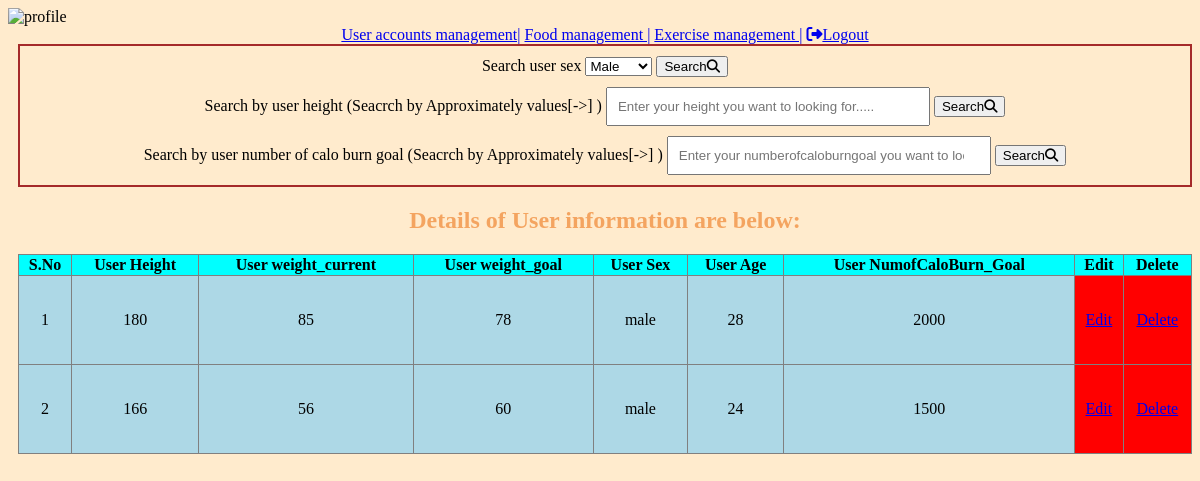
The app's page /list_ia.php (signed in), older data.
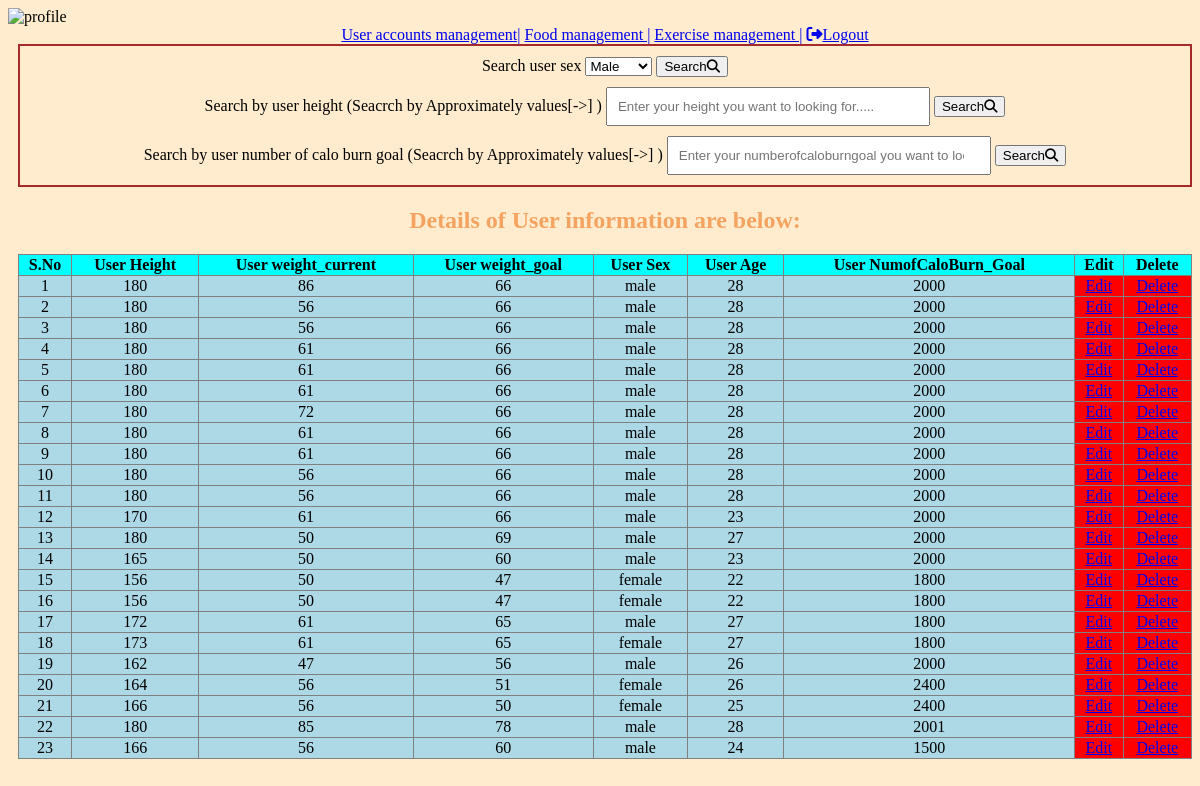
The same page, newer data.
### tables this page shows
CREATE TABLE `users` (
  `id` int(11) NOT NULL,
  `height` float NOT NULL,
  `weight_current` float NOT NULL,
  `weight_goal` float NOT NULL,
  `sex` varchar(50) NOT NULL,
  `age` int(11) NOT NULL,
  `NumofCaloBurned_goal` float NOT NULL
);

### list_ia.php (the view, shortened to what this page needs)
<?php
$DATABASE_HOST = 'localhost';
$DATABASE_USER = 'root';
$DATABASE_PASS = '';
$DATABASE_NAME = 'gymweb';
$con = mysqli_connect($DATABASE_HOST, $DATABASE_USER, $DATABASE_PASS, $DATABASE_NAME);
?>
<!DOCTYPE html>
<html style="background-color:blanchedalmond ;">
<head>
<link rel="stylesheet" href="https://cdnjs.cloudflare.com/ajax/libs/font-awesome/6.2.0/css/all.min.css">
</head>
<body>
<body class="loggedin">
		<nav class="navtop">
			<div>
			<img src="img/profile.png"alt="profile">
				<div style="text-align:center;padding-left:10px;" >
				<form action="list_ia.php"method="post">
					<a href="accountsm.php">User accounts management|</a>
            <a href="foodmanagement.php">Food management |</a>
                <a href="exercisemanagement.php">Exercise management |</a>
				<a href="logout.php"><i class="fas fa-sign-out-alt"></i>Logout</a><br>
				<div style="padding:10px 10px 10px 10px;border:2px solid brown;">
				<label for="usersex">Search user sex</label>
				<select name="sex">
					 <option value="male">Male</option>
				</select>
	<button type="submit"name="assign">Search<i class="fa fa-search"></i></button><br>
	<div style="padding-top:10px;">
	<label for="userheight">Search by user height (Seacrch by Approximately values[->] )</label>
	<input type="number"name="height"placeholder="Enter your height you want to looking for....." style="width:300px;padding:10px 10px 10px 10px;"min="140" max="180" >
	<button type="submit"name="search">Search<i class="fa fa-search"></i></button><br></div>
	<div style="padding-top:10px;">
		<label for="NumofCaloBurned_goal">Search by user number of calo burn goal (Seacrch by Approximately values[->] )</label>
	<input type="number"name="NumofCaloBurned_goal"placeholder="Enter your numberofcaloburngoal you want to looking for....." style="width:300px;padding:10px 10px 10px 10px;"min="0" max="4000" >
	<button type="submit"name="lists">Search<i class="fa fa-search"></i></button><br></div>
		</div>
				<h1 style="text-align:center;"> Details of User information are below: </h1>
				<table width="100%" border="1" style="border-collapse:collapse;height:200px;">
                <thead>
<tr>
<th ><strong>S.No</strong></th>
<th><strong>User Height</strong></th>
<th><strong>User weight_current</strong></th>
<th><strong>User weight_goal</strong></th>
<th><strong>User Sex</strong></th>
<th><strong>User Age</strong></th>
<th><strong>User NumofCaloBurn_Goal</strong></th>
<th><strong>Edit</strong></th>
<th><strong>Delete</strong></th>
</tr>
                </thead>
<tbody>
<?php
$count=1;
$sel_query="SELECT * FROM users ORDER BY id desc;";
$result = mysqli_query($con,$sel_query);
while($row = mysqli_fetch_assoc($result)) { ?>
<tr><td style="background-color:lightblue;"><?php echo $count; ?></td>
<td style="background-color:lightblue;"><?php echo $row["height"]; ?></td>
<td style="background-color:lightblue;"><?php echo $row["weight_current"]; ?></td>
<td style="background-color:lightblue;"><?php echo $row["weight_goal"]; ?></td>
<td style="background-color:lightblue;"><?php echo $row["sex"];?></td>
<td style="background-color:lightblue;"><?php echo $row["age"];?></td>
<td style="background-color:lightblue;"><?php echo $row["NumofCaloBurned_goal"];?></td>
<td style="background-color:red;">
<a href="edituserinfo.php?id=<?php echo $row["id"]; ?>">Edit</a>
</td>
<td style="background-color:red;">
<a href="deleteuserinfo.php?id=<?php echo $row["id"]; ?>">Delete</a>
</td>
</tr>
<?php $count++; } ?>
</tbody>
</form>
			</div>
		</nav>
	</body>
                </html>

Row changes from the older to the newer data that the page shows:
added users: height "180", weight_current "86", weight_goal "66", sex "male", age "28", NumofCaloBurned_goal "2000"
added users: height "180", weight_current "56", weight_goal "66", sex "male", age "28", NumofCaloBurned_goal "2000"
added users: height "180", weight_current "56", weight_goal "66", sex "male", age "28", NumofCaloBurned_goal "2000"
added users: height "180", weight_current "61", weight_goal "66", sex "male", age "28", NumofCaloBurned_goal "2000"
added users: height "180", weight_current "61", weight_goal "66", sex "male", age "28", NumofCaloBurned_goal "2000"
added users: height "180", weight_current "61", weight_goal "66", sex "male", age "28", NumofCaloBurned_goal "2000"
added users: height "180", weight_current "72", weight_goal "66", sex "male", age "28", NumofCaloBurned_goal "2000"
added users: height "180", weight_current "61", weight_goal "66", sex "male", age "28", NumofCaloBurned_goal "2000"
added users: height "180", weight_current "61", weight_goal "66", sex "male", age "28", NumofCaloBurned_goal "2000"
added users: height "180", weight_current "56", weight_goal "66", sex "male", age "28", NumofCaloBurned_goal "2000"
added users: height "180", weight_current "56", weight_goal "66", sex "male", age "28", NumofCaloBurned_goal "2000"
added users: height "170", weight_current "61", weight_goal "66", sex "male", age "23", NumofCaloBurned_goal "2000"
added users: height "180", weight_current "50", weight_goal "69", sex "male", age "27", NumofCaloBurned_goal "2000"
added users: height "165", weight_current "50", weight_goal "60", sex "male", age "23", NumofCaloBurned_goal "2000"
added users: height "156", weight_current "50", weight_goal "47", sex "female", age "22", NumofCaloBurned_goal "1800"
added users: height "156", weight_current "50", weight_goal "47", sex "female", age "22", NumofCaloBurned_goal "1800"
added users: height "172", weight_current "61", weight_goal "65", sex "male", age "27", NumofCaloBurned_goal "1800"
added users: height "173", weight_current "61", weight_goal "65", sex "female", age "27", NumofCaloBurned_goal "1800"
added users: height "162", weight_current "47", weight_goal "56", sex "male", age "26", NumofCaloBurned_goal "2000"
added users: height "164", weight_current "56", weight_goal "51", sex "female", age "26", NumofCaloBurned_goal "2400"
added users: height "166", weight_current "56", weight_goal "50", sex "female", age "25", NumofCaloBurned_goal "2400"
changed users (number 22 of 23 on the later page): NumofCaloBurned_goal "2000" → "2001"
